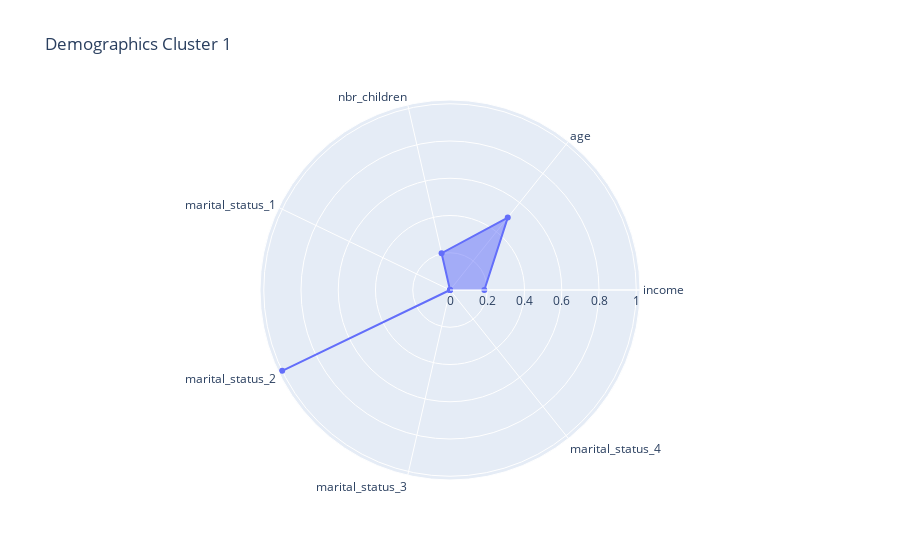

Source (notebook cell):
### Code cell
fig = go.Figure()

fig.add_trace(go.Scatterpolar(r = df_normal_one.mean(), theta = df_normal_zero.columns, fill='toself'))

fig.update_layout(title = 'Demographics Cluster 1')

fig.show()

### Figure 1 — Plotly figure (JSON) as saved in the notebook; plotly's stock layout.template omitted (floating-point values rounded to 4 significant figures)
{"data": [{"fill": "toself", "r": [0.1844, 0.4973, 0.2028, 0, 1, 0, 0], "theta": ["income", "age", "nbr_children", "marital_status_1", "marital_status_2", "marital_status_3", "marital_status_4"], "type": "scatterpolar"}], "layout": {"title": {"text": "Demographics Cluster 1"}}}
